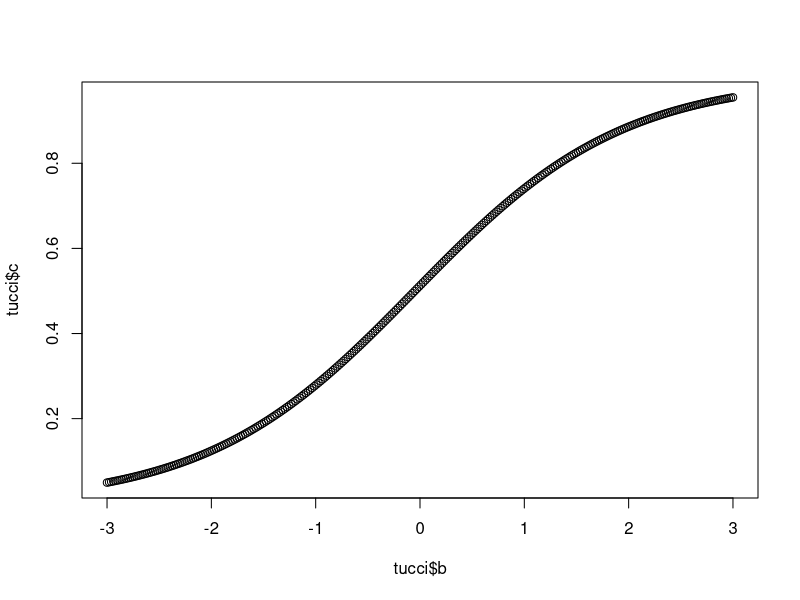

Here is the R script that generated this plot: (Note: this script raises an error after producing the figure.)
## Tucci data

tucci = data.frame(b = seq(-3.0, 3.0, length.out = 300),
                   d = rep(-0.05, n = 300))
tucci$c =  1/(1+exp(tucci$d-tucci$b))              

plot(tucci$b, tucci$c)

## Mau data

mau_tx = data.frame(num_patients = c(0, 17, 27, 7, 2, 0, 0, 1, 7, 22, 23, 2),
                 noms = c(2,3,4,5,6,7, 2,3,4,5,6,7),
                 tx = c("pre", "pre", "pre", "pre", "pre", "pre", "post","post","post","post","post","post"))

write_csv(mau_tx, "mau_tx.csv")

mau_age = data.frame(age = c(c(seq(55, 60, length.out = 10)), 
                             c(seq(61, 65, length.out = 11)),
                             c(seq(66, 70, length.out = 11)),
                             c(seq(71, 75, length.out = 17)),
                             c(seq(76, 80, length.out = 7)),
                             c(seq(81, 85, length.out = 5)),
                             c(seq(86, 91, length.out = 5))
                             ))
mau_age$age_range = ifelse(mau_age$age < 61, "55-60",
                           ifelse(mau_age$age >= 61 & mau_age$age <= 65, "61-65", 
                                  ifelse(mau_age$age >= 66 & mau_age$age <= 70, "66-70",
                                         ifelse(mau_age$age >= 71 & mau_age$age <= 75, "71-75",
                                                ifelse(mau_age$age >= 76 & mau_age$age <= 80, "76-80",
                                                       ifelse(mau_age$age >= 81 & mau_age$age <= 85, "81-85","86-91"))))))

write_csv(mau_age, "mau_age.csv")                     
